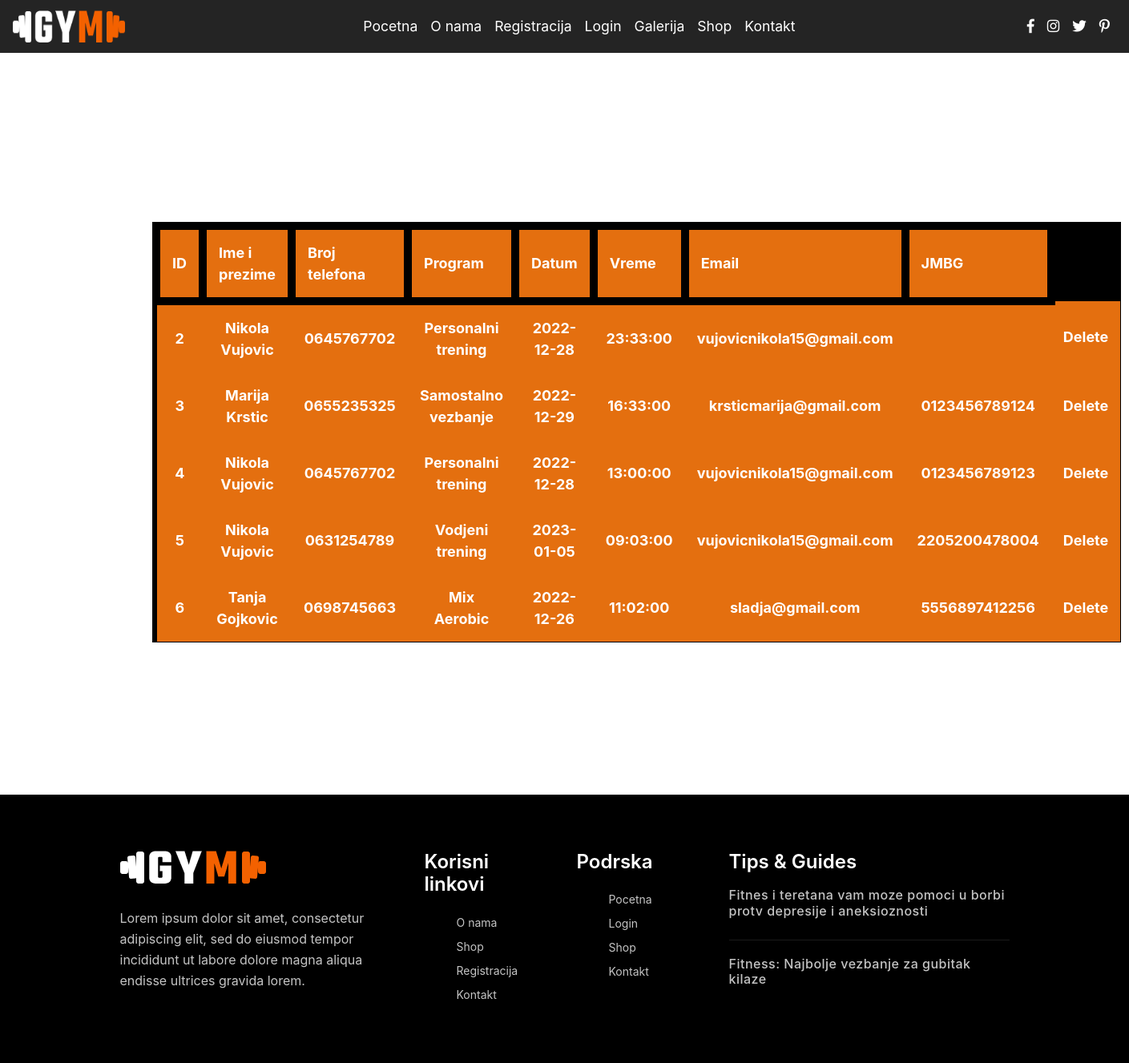
/pages/rezervacijePregled.php, run on the app's committed database.
### tables this page shows
CREATE TABLE `rezervacija` (
  `id` int(8) UNSIGNED NOT NULL,
  `imeprezime` varchar(50) NOT NULL,
  `brojtelefona` varchar(50) NOT NULL,
  `program` varchar(50) NOT NULL,
  `datum` date NOT NULL,
  `vreme` time NOT NULL,
  `email` varchar(50) NOT NULL,
  `jmbg` char(13) NOT NULL
);

### pages/rezervacijePregled.php (the view, shortened to what this page needs)
<!doctype html>
<html lang="en">
  <head>
    <link rel="stylesheet" href="https://cdnjs.cloudflare.com/ajax/libs/font-awesome/4.7.0/css/font-awesome.min.css">
    <link rel="stylesheet" href="/Website/css/style.css">
    <link rel="stylesheet" href="/Website/css/login.css">
    <link rel="stylesheet" href="https://cdn.jsdelivr.net/npm/bootstrap@4.3.1/dist/css/bootstrap.min.css">
    <link rel="stylesheet" href="https://use.fontawesome.com/releases/v5.0.8/css/all.css">
    <link rel="stylesheet" href="https://cdn.jsdelivr.net/npm/@fortawesome/fontawesome-free@5.15.3/css/fontawesome.min.css">
  </head>
  <body>
    <?php
    include "../database/konekcija.php";
    ?>
    <?php include '../components/nav.php';?>
<section class="clanovi">
    <table>
            <tr>
                <th>ID</th>
                <th>Ime i prezime</th>
                <th>Broj telefona</th>
                <th>Program</th>
                <th>Datum</th>
                <th>Vreme</th>
                <th>Email</th>
                <th>JMBG</th>
            </tr>
            <?php
            $sql = "SELECT id,imeprezime,brojtelefona,program,datum,vreme,email,jmbg FROM rezervacija";
            $result = $conn->query($sql);
                while($row = mysqli_fetch_assoc($result))
                {
            ?>
            <tr>
                <td><?php echo $row['id'];?></td>
                <td><?php echo $row['imeprezime'];?></td>
                <td><?php echo $row['brojtelefona'];?></td>
                <td><?php echo $row['program'];?></td>
                <td><?php echo $row['datum'];?></td>
                <td><?php echo $row['vreme'];?></td>
                <td><?php echo $row['email'];?></td>
                <td><?php echo $row['jmbg'];?></td>
                <td><a href="../handlers/deleteRezervacije.php?id=<?php echo $row["id"]; ?>">Delete</a></td>
            </tr>
            <?php
            }
            ?>
    </table>
</section>
<?php include '../components/sectionfooter.php';?>
  </body>
</html>

### components/nav.php (shortened to what this page needs)
<nav class="navbar navbar-expand-lg navbar-light boja">
    <a class="navbar-brand" href="#"><img src="/Website/images/logo.png" class="logo"></a>
    <div class="collapse navbar-collapse" id="myNavbarToggler10">
        <ul class="navbar-nav mx-auto">
            <li class="nav-item">
                <a class="nav-link" style="color:white" href="/Website/index.php">Pocetna</a>
            </li>
            <li class="nav-item">
                <a class="nav-link" style="color:white"  href="Website/pages/about.php">O nama</a>
            </li>
            <?php
            if(isset($_SESSION["email"]))
            {
                echo '<li class="nav-item">
                <a class="nav-link" style="color:white"  href="/Website/pages/rezervacija.php">Rezervacija treninga</a>
                </li>';
                echo '<li class="nav-item">
                <a class="nav-link" style="color:white"  href="/Website/handlers/logout.php">Logout</a>
                </li>';
            }
            else{
                echo '<li class="nav-item">
                <a class="nav-link" style="color:white"  href="/Website/pages/registracija.php">Registracija</a>
                </li>';
                echo '<li class="nav-item">
                <a class="nav-link" style="color:white"  href="/Website/pages/login.php">Login</a>
                </li>';
            }
            ?>
            <li class="nav-item">
                <a class="nav-link" style="color:white"  href="/Website/pages/galerija.php">Galerija</a>
            </li>
            <li class="nav-item">
                <a class="nav-link" style="color:white"  href="/Website/pages/shop.php">Shop</a>
            </li>
            <li class="nav-item">
                <a class="nav-link" style="color:white"  href="/Website/pages/kontakt.php">Kontakt</a>
            </li>
    </div>
        <ul class="navbar-nav sm-icons mr-0">
            <li class="nav-item"><a class="nav-link" style="color:white"  href="#"><i class="fab fa-facebook-f"></i></a></li>
            <li class="nav-item"><a class="nav-link" style="color:white"  href="#"><i class="fab fa-instagram"></i></a></li>
            <li class="nav-item"><a class="nav-link" style="color:white"  href="#"><i class="fab fa-twitter"></i></a></li>
            <li class="nav-item"><a class="nav-link" style="color:white"  href="#"><i class="fab fa-pinterest-p"></i></a></li>
        </ul>
</nav>

### components/sectionfooter.php (shortened to what this page needs)
<section class="footer-section bojapozadine">
    <div class="container teretana">
        <div class="row">
            <div class="col-lg-4">
                <div class="fs-about">
                    <div class="fa-logo">
                        <a href="#"><img src="/Website/images/logo.png" alt=""></a>
                    </div>
                    <p>Lorem ipsum dolor sit amet, consectetur adipiscing elit, sed do eiusmod tempor incididunt ut
                        labore dolore magna aliqua endisse ultrices gravida lorem.</p>
                    <div class="fa-social">
                        <a href="#"><i class="fa fa-facebook"></i></a>
                        <a href="#"><i class="fa fa-twitter"></i></a>
                        <a href="#"><i class="fa fa-youtube-play"></i></a>
                        <a href="#"><i class="fa fa-instagram"></i></a>
                        <a href="#"><i class="fa  fa-envelope-o"></i></a>
                    </div>
                </div>
            </div>
            <div class="col-lg-2 col-md-3 col-sm-6">
                <div class="fs-widget">
                    <h4>Korisni linkovi</h4>
                    <ul>
                        <li><a href="/Website/pages/about.php">O nama</a></li>
                        <li><a href="/Website/pages/shop.php">Shop</a></li>
                        <li><a href="/Website/pages/registracija.php">Registracija</a></li>
                        <li><a href="/Website/pages/kontakt.php">Kontakt</a></li>
                    </ul>
                </div>
            </div>
            <div class="col-lg-2 col-md-3 col-sm-6">
                <div class="fs-widget">
                    <h4>Podrska</h4>
                    <ul>
                        <li><a href="/Website/pages/galerija.php">Pocetna</a></li>
                        <li><a href="/Website/pages/login.php">Login</a></li>
                        <li><a href="/Website/pages/shop.php">Shop</a></li>
                        <li><a href="/Website/pages/kontakt.php">Kontakt</a></li>
                    </ul>
                </div>
            </div>
            <div class="col-lg-4 col-md-6">
                <div class="fs-widget">
                    <h4>Tips & Guides</h4>
                    <div class="fw-recent">
                        <h6><a href="/Website/pages/about.php">Fitnes i teretana vam moze pomoci u borbi protv depresije i aneksioznosti</a></h6>
                    </div>
                    <div class="fw-recent">
                        <h6><a href="/Website/pages/about.php">Fitness: Najbolje vezbanje za gubitak kilaze</a></h6>
                    </div>
                </div>
            </div>
        </div>
    </div>
</section>

### css/style.css (style rules this page uses)
body { overflow-x: hidden; }
:root { --primary: #FB5B21; --secondary: #BDBDBF; --light: #F4F5F8; --dark: #222429; }
.logo { width: 140px; height: 40px; }
a:link { color:white; }
.bojapozadine { background-color: #0a0a0a; }
@media only screen and (min-width: 1200px) { .container { max-width: 1170px; } }
.teretana { padding: 20px 22px; }
.navbar .navbar-nav .nav-link { color: #ffffff; font-size: 1.1em; }
.sm-icons { flex-direction: row; }
.navbar { background-color: #808080; }
.boja { background-color: #242424; }
.footer-section { background: #000000; padding-top: 50px; }
.fs-about { margin-bottom: 30px; }
.fs-about .fa-logo { margin-bottom: 30px; }
.fs-about .fa-logo a { display: inline-block; }
.fs-about p { line-height: 26px; color: #c4c4c4; }
.fs-about .fa-social a { font-size: 14px; color: #c4c4c4; margin-right: 10px; }
.fs-about .fa-social a:last-child { margin-right: 0; }
.fs-widget { margin-bottom: 30px; }
.fs-widget h4 { color: #ffffff; font-weight: 600; margin-bottom: 18px; }
.fs-widget ul li { list-style: none; }
.fs-widget ul li a { font-size: 14px; color: #c4c4c4; line-height: 30px; }
.fs-widget .fw-recent { margin-bottom: 20px; padding-bottom: 10px; border-bottom: 1px solid #1a1a1a; }
.fs-widget .fw-recent:last-child { padding-bottom: 0; border: none; }
.fs-widget .fw-recent h6 { margin-bottom: 6px; }
.fs-widget .fw-recent h6 a { color: #c4c4c4; letter-spacing: 0.5px; }
table { margin: 0 auto; margin-top:2%; font-size: large; border: 1px solid black; background-color: black; }
td { background-color: #e46f0f; font-weight: lighter; }
th { background-color:#e46f0f; font-weight: lighter; border:10px solid black; }
th, td { font-weight: bold; padding: 15px; text-align: center; color:white; }
.clanovi { padding: 190px; }

### data on the page
rezervacija: id "2", imeprezime "Nikola Vujovic", brojtelefona "0645767702", program "Personalni trening", datum "2022-12-28", vreme "23:33:00", email "vujovicnikola15@gmail.com"
rezervacija: id "3", imeprezime "Marija Krstic", brojtelefona "0655235325", program "Samostalno vezbanje", datum "2022-12-29", vreme "16:33:00", email "krsticmarija@gmail.com", jmbg "0123456789124"
rezervacija: id "4", imeprezime "Nikola Vujovic", brojtelefona "0645767702", program "Personalni trening", datum "2022-12-28", vreme "13:00:00", email "vujovicnikola15@gmail.com", jmbg "0123456789123"
rezervacija: id "5", imeprezime "Nikola Vujovic", brojtelefona "0631254789", program "Vodjeni trening", datum "2023-01-05", vreme "09:03:00", email "vujovicnikola15@gmail.com", jmbg "2205200478004"
rezervacija: id "6", imeprezime "Tanja Gojkovic", brojtelefona "0698745663", program "Mix Aerobic", datum "2022-12-26", vreme "11:02:00", email "sladja@gmail.com", jmbg "5556897412256"
